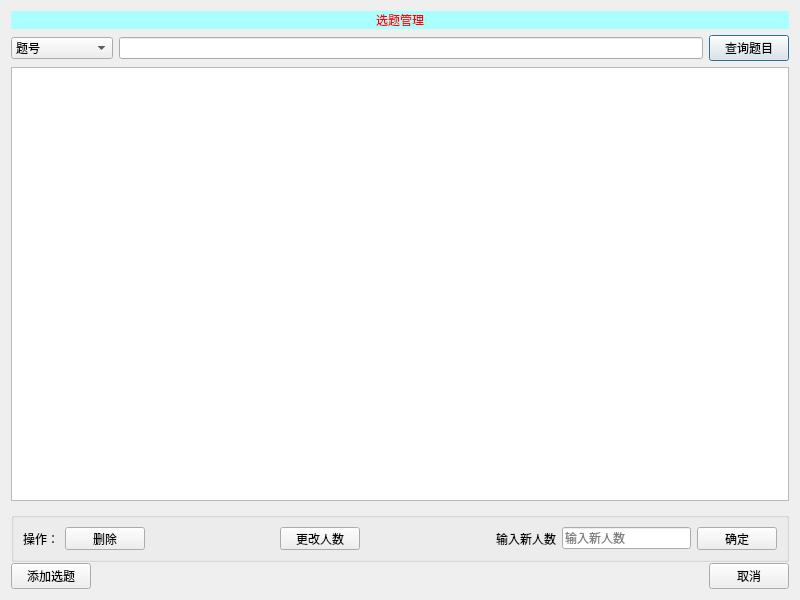
<?xml version="1.0" encoding="UTF-8"?>
<ui version="4.0">
 <class>Question</class>
 <widget class="QDialog" name="Question">
  <property name="geometry">
   <rect>
    <x>0</x>
    <y>0</y>
    <width>800</width>
    <height>600</height>
   </rect>
  </property>
  <property name="minimumSize">
   <size>
    <width>800</width>
    <height>600</height>
   </size>
  </property>
  <property name="maximumSize">
   <size>
    <width>800</width>
    <height>600</height>
   </size>
  </property>
  <property name="windowTitle">
   <string>选题管理</string>
  </property>
  <layout class="QVBoxLayout" name="verticalLayout">
   <item>
    <widget class="QLabel" name="label">
     <property name="sizePolicy">
      <sizepolicy hsizetype="Preferred" vsizetype="Fixed">
       <horstretch>0</horstretch>
       <verstretch>0</verstretch>
      </sizepolicy>
     </property>
     <property name="styleSheet">
      <string notr="true">font: 75 24pt &quot;微软雅黑&quot;;
color: rgb(255, 0, 0);
background-color: rgb(170, 255, 255);</string>
     </property>
     <property name="text">
      <string>选题管理</string>
     </property>
     <property name="alignment">
      <set>Qt::AlignCenter</set>
     </property>
    </widget>
   </item>
   <item>
    <layout class="QHBoxLayout" name="horizontalLayout">
     <item>
      <widget class="QComboBox" name="comboBox">
       <property name="styleSheet">
        <string notr="true">font: 14pt &quot;微软雅黑&quot;;</string>
       </property>
       <item>
        <property name="text">
         <string>题号</string>
        </property>
       </item>
       <item>
        <property name="text">
         <string>题目内容</string>
        </property>
       </item>
       <item>
        <property name="text">
         <string>最大选题人数</string>
        </property>
       </item>
       <item>
        <property name="text">
         <string>最大选题人数</string>
        </property>
       </item>
      </widget>
     </item>
     <item>
      <widget class="QLineEdit" name="le_content"/>
     </item>
     <item>
      <widget class="QPushButton" name="btn_query">
       <property name="styleSheet">
        <string notr="true">font: 14pt &quot;微软雅黑&quot;;</string>
       </property>
       <property name="text">
        <string>查询题目</string>
       </property>
      </widget>
     </item>
    </layout>
   </item>
   <item>
    <widget class="QTableView" name="tableView">
     <property name="sortingEnabled">
      <bool>true</bool>
     </property>
    </widget>
   </item>
   <item>
    <widget class="QGroupBox" name="groupBox">
     <property name="minimumSize">
      <size>
       <width>0</width>
       <height>50</height>
      </size>
     </property>
     <property name="maximumSize">
      <size>
       <width>16777215</width>
       <height>40</height>
      </size>
     </property>
     <property name="contextMenuPolicy">
      <enum>Qt::DefaultContextMenu</enum>
     </property>
     <property name="title">
      <string/>
     </property>
     <layout class="QHBoxLayout" name="horizontalLayout_3">
      <item>
       <widget class="QLabel" name="label_2">
        <property name="styleSheet">
         <string notr="true"/>
        </property>
        <property name="text">
         <string>操作：</string>
        </property>
       </widget>
      </item>
      <item>
       <widget class="QPushButton" name="DELET">
        <property name="text">
         <string>删除</string>
        </property>
       </widget>
      </item>
      <item>
       <spacer name="horizontalSpacer_3">
        <property name="orientation">
         <enum>Qt::Horizontal</enum>
        </property>
        <property name="sizeHint" stdset="0">
         <size>
          <width>40</width>
          <height>20</height>
         </size>
        </property>
       </spacer>
      </item>
      <item>
       <widget class="QPushButton" name="CHANGE">
        <property name="text">
         <string>更改人数</string>
        </property>
       </widget>
      </item>
      <item>
       <spacer name="horizontalSpacer_2">
        <property name="orientation">
         <enum>Qt::Horizontal</enum>
        </property>
        <property name="sizeHint" stdset="0">
         <size>
          <width>40</width>
          <height>20</height>
         </size>
        </property>
       </spacer>
      </item>
      <item>
       <widget class="QLabel" name="new_label">
        <property name="text">
         <string>输入新人数</string>
        </property>
       </widget>
      </item>
      <item>
       <widget class="QLineEdit" name="new_num">
        <property name="sizePolicy">
         <sizepolicy hsizetype="Expanding" vsizetype="Fixed">
          <horstretch>0</horstretch>
          <verstretch>0</verstretch>
         </sizepolicy>
        </property>
        <property name="maximumSize">
         <size>
          <width>1000000</width>
          <height>16777215</height>
         </size>
        </property>
        <property name="placeholderText">
         <string>输入新人数</string>
        </property>
       </widget>
      </item>
      <item>
       <widget class="QPushButton" name="new_con">
        <property name="text">
         <string>确定</string>
        </property>
       </widget>
      </item>
     </layout>
    </widget>
   </item>
   <item>
    <layout class="QHBoxLayout" name="horizontalLayout_2">
     <item>
      <widget class="QPushButton" name="pushButton">
       <property name="styleSheet">
        <string notr="true">font: 14pt &quot;微软雅黑&quot;;</string>
       </property>
       <property name="text">
        <string>添加选题</string>
       </property>
      </widget>
     </item>
     <item>
      <spacer name="horizontalSpacer">
       <property name="orientation">
        <enum>Qt::Horizontal</enum>
       </property>
       <property name="sizeHint" stdset="0">
        <size>
         <width>40</width>
         <height>20</height>
        </size>
       </property>
      </spacer>
     </item>
     <item>
      <widget class="QPushButton" name="pushButton_2">
       <property name="styleSheet">
        <string notr="true">font: 14pt &quot;微软雅黑&quot;;</string>
       </property>
       <property name="text">
        <string>取消</string>
       </property>
      </widget>
     </item>
    </layout>
   </item>
  </layout>
 </widget>
 <resources/>
 <connections/>
</ui>
